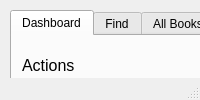
<?xml version="1.0" encoding="UTF-8"?>
<ui version="4.0">
 <class>MainWindow</class>
 <widget class="QMainWindow" name="MainWindow">
  <property name="windowTitle">
   <string>MainWindow</string>
  </property>
  <widget class="QWidget" name="centralwidget">
   <widget class="QTabWidget" name="tabWidget">
    <property name="geometry">
     <rect>
      <x>10</x>
      <y>10</y>
      <width>1221</width>
      <height>851</height>
     </rect>
    </property>
    <property name="currentIndex">
     <number>0</number>
    </property>
    <widget class="QWidget" name="dashboard_tab">
     <attribute name="title">
      <string>Dashboard</string>
     </attribute>
     <widget class="QWidget" name="layoutWidget">
      <property name="geometry">
       <rect>
        <x>10</x>
        <y>20</y>
        <width>1191</width>
        <height>791</height>
       </rect>
      </property>
      <layout class="QVBoxLayout" name="verticalLayout_10">
       <item>
        <layout class="QVBoxLayout" name="verticalLayout_5">
         <item>
          <widget class="QLabel" name="action_label">
           <property name="font">
            <font>
             <pointsize>12</pointsize>
            </font>
           </property>
           <property name="text">
            <string>Actions</string>
           </property>
          </widget>
         </item>
         <item>
          <widget class="QPushButton" name="new_book_button">
           <property name="maximumSize">
            <size>
             <width>100</width>
             <height>16777215</height>
            </size>
           </property>
           <property name="font">
            <font>
             <pointsize>10</pointsize>
            </font>
           </property>
           <property name="text">
            <string>New Book</string>
           </property>
          </widget>
         </item>
         <item>
          <widget class="QLabel" name="books_label">
           <property name="font">
            <font>
             <pointsize>12</pointsize>
            </font>
           </property>
           <property name="text">
            <string>Books</string>
           </property>
          </widget>
         </item>
        </layout>
       </item>
       <item>
        <layout class="QHBoxLayout" name="horizontalLayout_3">
         <item>
          <layout class="QVBoxLayout" name="verticalLayout_6">
           <item>
            <widget class="QLabel" name="Issued_label">
             <property name="font">
              <font>
               <pointsize>12</pointsize>
              </font>
             </property>
             <property name="text">
              <string>Issued Books</string>
             </property>
             <property name="alignment">
              <set>Qt::AlignCenter</set>
             </property>
            </widget>
           </item>
           <item>
            <layout class="QHBoxLayout" name="horizontalLayout" stretch="0,0">
             <item>
              <widget class="QTableWidget" name="issued_books_table">
               <property name="columnCount">
                <number>8</number>
               </property>
               <column>
                <property name="text">
                 <string>Id</string>
                </property>
               </column>
               <column>
                <property name="text">
                 <string>Name</string>
                </property>
               </column>
               <column>
                <property name="text">
                 <string>Description</string>
                </property>
               </column>
               <column>
                <property name="text">
                 <string>Isbn</string>
                </property>
               </column>
               <column>
                <property name="text">
                 <string>Page_Count</string>
                </property>
               </column>
               <column>
                <property name="text">
                 <string>Issued</string>
                </property>
               </column>
               <column>
                <property name="text">
                 <string>author</string>
                </property>
               </column>
               <column>
                <property name="text">
                 <string>year</string>
                </property>
               </column>
              </widget>
             </item>
             <item>
              <layout class="QVBoxLayout" name="verticalLayout_3">
               <item>
                <layout class="QVBoxLayout" name="verticalLayout">
                 <item>
                  <widget class="QPushButton" name="delete_issued_push_button">
                   <property name="text">
                    <string>Delete</string>
                   </property>
                  </widget>
                 </item>
                 <item>
                  <widget class="QPushButton" name="edit_issued_push_button">
                   <property name="text">
                    <string>Edit</string>
                   </property>
                  </widget>
                 </item>
                 <item>
                  <widget class="QPushButton" name="refresh_issued_push_button">
                   <property name="text">
                    <string>Refresh</string>
                   </property>
                  </widget>
                 </item>
                </layout>
               </item>
               <item>
                <spacer name="verticalSpacer">
                 <property name="orientation">
                  <enum>Qt::Vertical</enum>
                 </property>
                 <property name="sizeHint" stdset="0">
                  <size>
                   <width>20</width>
                   <height>40</height>
                  </size>
                 </property>
                </spacer>
               </item>
              </layout>
             </item>
            </layout>
           </item>
          </layout>
         </item>
         <item>
          <layout class="QVBoxLayout" name="verticalLayout_7">
           <item>
            <widget class="QLabel" name="unissued_label">
             <property name="font">
              <font>
               <pointsize>12</pointsize>
              </font>
             </property>
             <property name="text">
              <string>Unissued Books</string>
             </property>
             <property name="alignment">
              <set>Qt::AlignCenter</set>
             </property>
            </widget>
           </item>
           <item>
            <layout class="QHBoxLayout" name="horizontalLayout_2">
             <item>
              <widget class="QTableWidget" name="unissued_books_table">
               <property name="columnCount">
                <number>8</number>
               </property>
               <column>
                <property name="text">
                 <string>Id</string>
                </property>
               </column>
               <column>
                <property name="text">
                 <string>Name</string>
                </property>
               </column>
               <column>
                <property name="text">
                 <string>Description</string>
                </property>
               </column>
               <column>
                <property name="text">
                 <string>Isbn</string>
                </property>
               </column>
               <column>
                <property name="text">
                 <string>Page_Count</string>
                </property>
               </column>
               <column>
                <property name="text">
                 <string>Issued</string>
                </property>
               </column>
               <column>
                <property name="text">
                 <string>author</string>
                </property>
               </column>
               <column>
                <property name="text">
                 <string>year</string>
                </property>
               </column>
              </widget>
             </item>
             <item>
              <layout class="QVBoxLayout" name="verticalLayout_4">
               <item>
                <layout class="QVBoxLayout" name="verticalLayout_2">
                 <item>
                  <widget class="QPushButton" name="delete_unissued_push_button">
                   <property name="text">
                    <string>Delete</string>
                   </property>
                  </widget>
                 </item>
                 <item>
                  <widget class="QPushButton" name="edit_unissued_push_button">
                   <property name="text">
                    <string>Edit</string>
                   </property>
                  </widget>
                 </item>
                 <item>
                  <widget class="QPushButton" name="refresh_unissued_push_button">
                   <property name="text">
                    <string>Refresh</string>
                   </property>
                  </widget>
                 </item>
                </layout>
               </item>
               <item>
                <spacer name="verticalSpacer_2">
                 <property name="orientation">
                  <enum>Qt::Vertical</enum>
                 </property>
                 <property name="sizeHint" stdset="0">
                  <size>
                   <width>20</width>
                   <height>40</height>
                  </size>
                 </property>
                </spacer>
               </item>
              </layout>
             </item>
            </layout>
           </item>
          </layout>
         </item>
        </layout>
       </item>
      </layout>
     </widget>
    </widget>
    <widget class="QWidget" name="find_tab">
     <attribute name="title">
      <string>Find</string>
     </attribute>
     <widget class="QWidget" name="layoutWidget">
      <property name="geometry">
       <rect>
        <x>10</x>
        <y>30</y>
        <width>1191</width>
        <height>761</height>
       </rect>
      </property>
      <layout class="QVBoxLayout" name="verticalLayout_8">
       <item>
        <layout class="QHBoxLayout" name="horizontalLayout_4">
         <item>
          <widget class="QLabel" name="searchById_label">
           <property name="font">
            <font>
             <pointsize>11</pointsize>
            </font>
           </property>
           <property name="text">
            <string>Search By Id</string>
           </property>
          </widget>
         </item>
         <item>
          <widget class="QLineEdit" name="search_lineEdit"/>
         </item>
         <item>
          <widget class="QPushButton" name="search_pushButton">
           <property name="maximumSize">
            <size>
             <width>16777215</width>
             <height>16777215</height>
            </size>
           </property>
           <property name="font">
            <font>
             <pointsize>10</pointsize>
            </font>
           </property>
           <property name="text">
            <string>Search</string>
           </property>
          </widget>
         </item>
        </layout>
       </item>
       <item>
        <widget class="QTableWidget" name="searched_books_table">
         <property name="columnCount">
          <number>8</number>
         </property>
         <column>
          <property name="text">
           <string>Id</string>
          </property>
         </column>
         <column>
          <property name="text">
           <string>Name</string>
          </property>
         </column>
         <column>
          <property name="text">
           <string>Description</string>
          </property>
         </column>
         <column>
          <property name="text">
           <string>Isbn</string>
          </property>
         </column>
         <column>
          <property name="text">
           <string>Page_Count</string>
          </property>
         </column>
         <column>
          <property name="text">
           <string>Issued</string>
          </property>
         </column>
         <column>
          <property name="text">
           <string>author</string>
          </property>
         </column>
         <column>
          <property name="text">
           <string>year</string>
          </property>
         </column>
        </widget>
       </item>
      </layout>
     </widget>
    </widget>
    <widget class="QWidget" name="all_books_tab">
     <attribute name="title">
      <string>All Books</string>
     </attribute>
     <widget class="QWidget" name="layoutWidget">
      <property name="geometry">
       <rect>
        <x>10</x>
        <y>20</y>
        <width>1181</width>
        <height>781</height>
       </rect>
      </property>
      <layout class="QVBoxLayout" name="verticalLayout_9">
       <item>
        <widget class="QLabel" name="all_books_label">
         <property name="font">
          <font>
           <pointsize>11</pointsize>
          </font>
         </property>
         <property name="text">
          <string>All Books</string>
         </property>
         <property name="alignment">
          <set>Qt::AlignCenter</set>
         </property>
        </widget>
       </item>
       <item>
        <widget class="QPushButton" name="refresh_pushButton">
         <property name="maximumSize">
          <size>
           <width>100</width>
           <height>40</height>
          </size>
         </property>
         <property name="text">
          <string>Refresh</string>
         </property>
        </widget>
       </item>
       <item>
        <widget class="QTableWidget" name="all_books_table">
         <property name="columnCount">
          <number>8</number>
         </property>
         <column>
          <property name="text">
           <string>Id</string>
          </property>
         </column>
         <column>
          <property name="text">
           <string>Name</string>
          </property>
         </column>
         <column>
          <property name="text">
           <string>Description</string>
          </property>
         </column>
         <column>
          <property name="text">
           <string>Isbn</string>
          </property>
         </column>
         <column>
          <property name="text">
           <string>Page_Count</string>
          </property>
         </column>
         <column>
          <property name="text">
           <string>Issued</string>
          </property>
         </column>
         <column>
          <property name="text">
           <string>author</string>
          </property>
         </column>
         <column>
          <property name="text">
           <string>year</string>
          </property>
         </column>
        </widget>
       </item>
      </layout>
     </widget>
    </widget>
   </widget>
  </widget>
  <widget class="QMenuBar" name="menubar">
   <property name="geometry">
    <rect>
     <x>0</x>
     <y>0</y>
     <width>1232</width>
     <height>26</height>
    </rect>
   </property>
  </widget>
  <widget class="QStatusBar" name="statusbar"/>
 </widget>
 <resources/>
 <connections/>
</ui>
